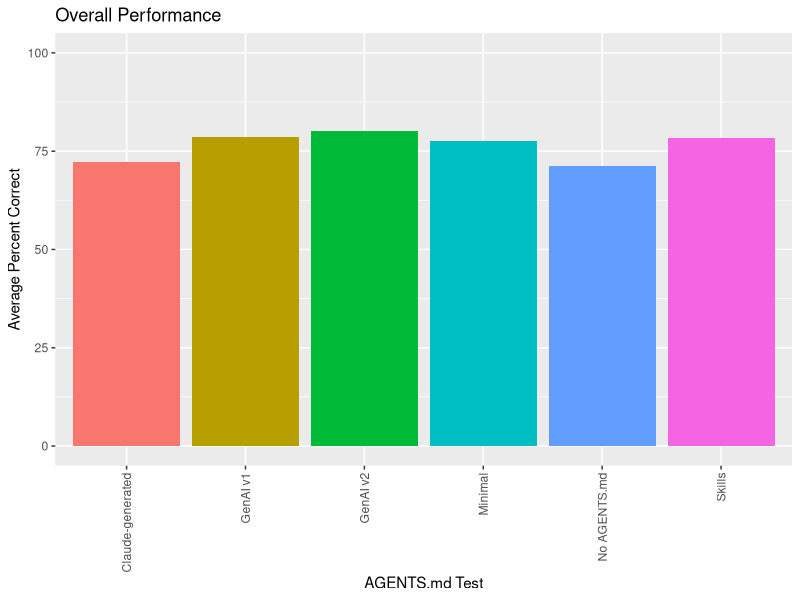
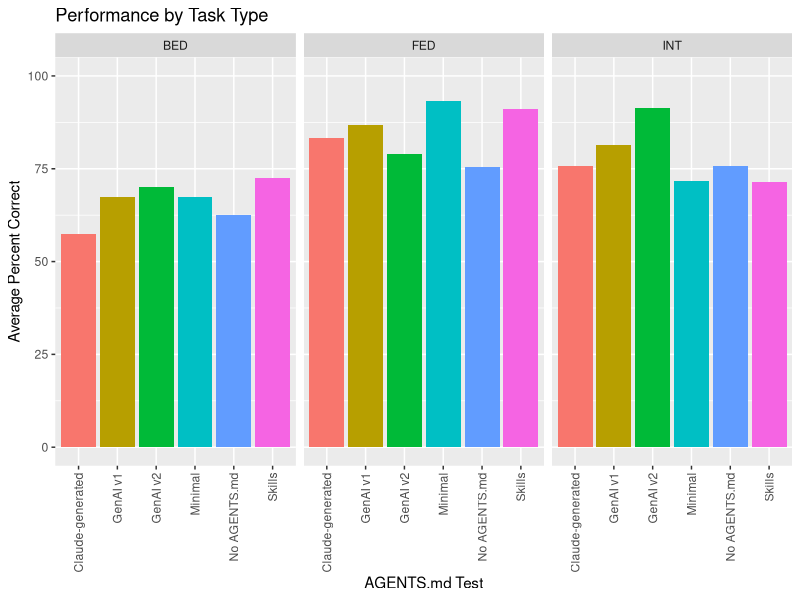
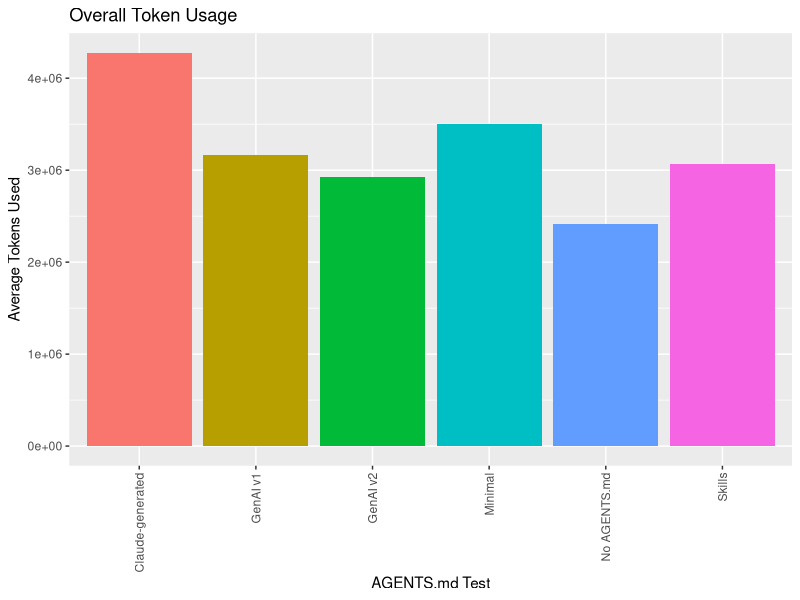
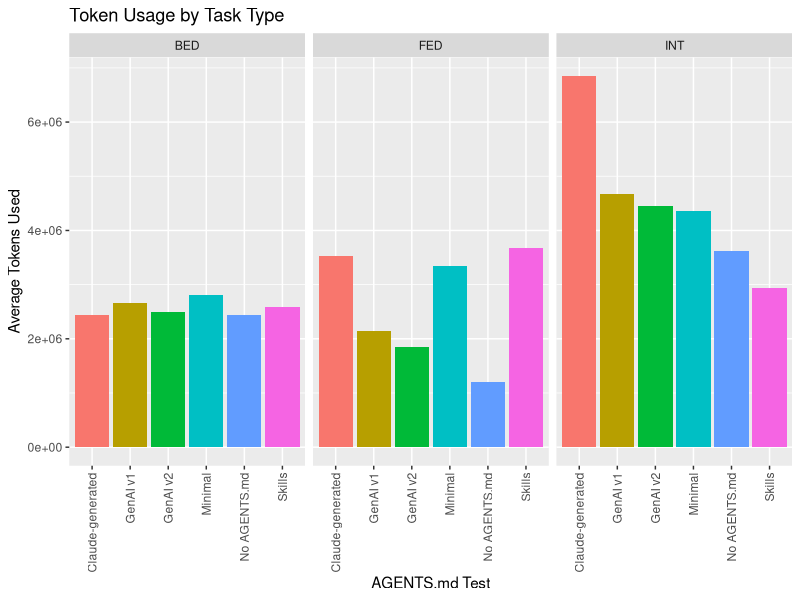
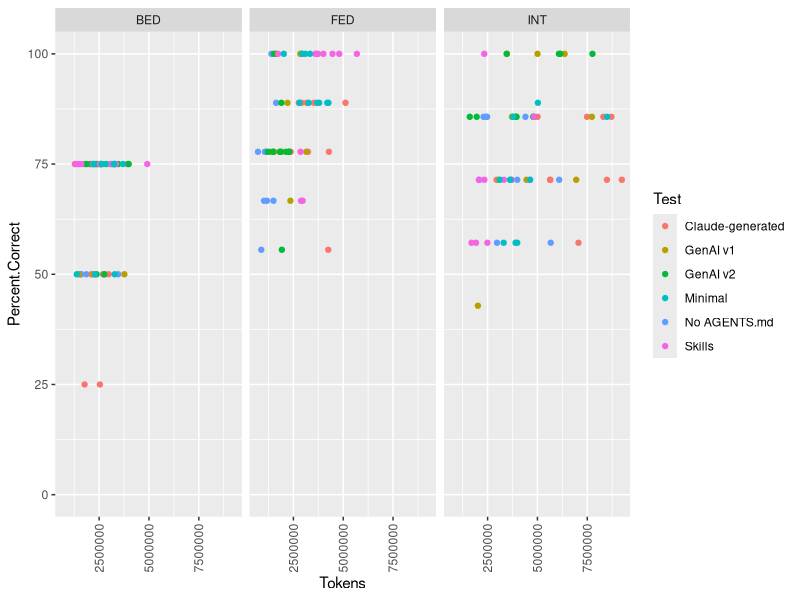
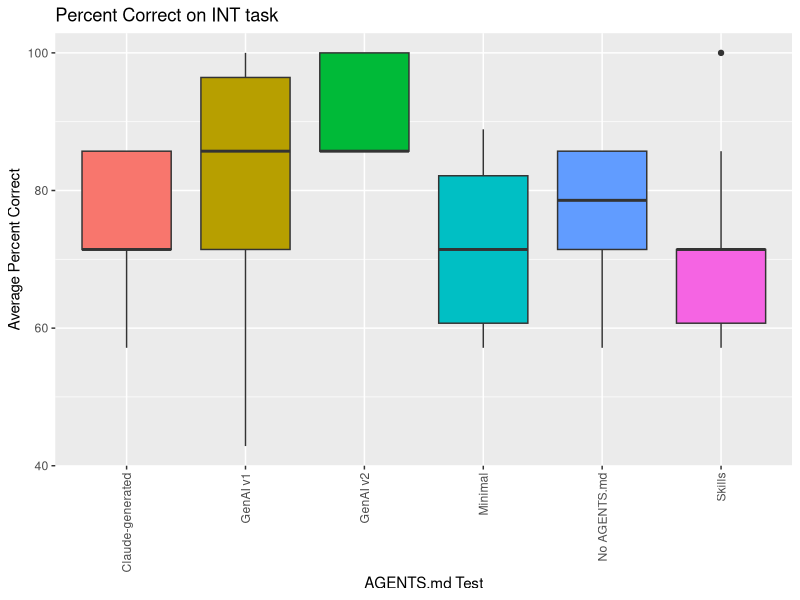

Write the R code that produced these figures, in order.
## ---- chunk 1
knitr::opts_chunk$set(echo = TRUE)
library("tidyverse")
library("emmeans")
library("caret")

results <- read.csv("data/results-2026-03-11.csv") |>
  mutate(Percent.Correct = as.numeric(sub("%", "", Percent.Correct)),
         Task = factor(Task),
         Test = factor(Test))
## ---- chunk 2
results |>
  group_by(Test) |>
  summarise(avg_score = mean(Percent.Correct), .groups = "drop_last") |>
  ggplot(aes(x=Test, y=avg_score, fill=Test, group=Test)) +
  ylab("Average Percent Correct") + 
  xlab("AGENTS.md Test") +
  labs(title="Overall Performance") +
  theme(axis.text.x = element_text(angle=90, vjust=0.5, hjust=1)) +
  guides(fill="none") +
  scale_y_continuous(limits = c(0, 100)) + 
  geom_col()
## ---- chunk 3
results |>
  group_by(Test, Task) |>
  summarise(avg_score = mean(Percent.Correct), .groups = "drop_last") |>
  ggplot(aes(x=Test, y=avg_score, fill=Test, group=Test)) +
  ylab("Average Percent Correct") + 
  xlab("AGENTS.md Test") +
  guides(fill="none") +
  theme(axis.text.x = element_text(angle=90, vjust=0.5, hjust=1)) +
  labs(title="Performance by Task Type") +
  geom_col() +
  scale_y_continuous(limits = c(0, 100)) + 
  facet_wrap(vars(Task))
## ---- chunk 4
results |>
  group_by(Test) |>
  summarise(token_usage = mean(Tokens), .groups = "drop_last") |>
  ggplot(aes(x=Test, y=token_usage, fill=Test, group=Test)) +
  ylab("Average Tokens Used") + 
  xlab("AGENTS.md Test") +
  labs(title="Overall Token Usage") +
  guides(fill="none") +
  theme(axis.text.x = element_text(angle=90, vjust=0.5, hjust=1)) +
  geom_col()
## ---- chunk 5
results |>
  group_by(Test, Task) |>
  summarise(token_usage = mean(Tokens), .groups = "drop_last") |>
  ggplot(aes(x=Test, y=token_usage, fill=Test, group=Test)) +
  ylab("Average Tokens Used") + 
  xlab("AGENTS.md Test") +
  guides(fill="none") +
  theme(axis.text.x = element_text(angle=90, vjust=0.5, hjust=1)) +
  labs(title="Token Usage by Task Type") +
  geom_col() +
  facet_wrap(vars(Task))
## ---- chunk 6
results |>
  ggplot(aes(x=Tokens, y=Percent.Correct, color=Test)) +
  geom_point() +
  scale_y_continuous(limits = c(0, 100)) + 
  theme(axis.text.x = element_text(angle=90, vjust=0.5, hjust=1)) +
  facet_wrap(vars(Task))
## ---- chunk 7
fit <- lm(Percent.Correct ~ Test, data = results, contrasts = list(Test=contr.sum))
contrast(emmeans(fit, ~Test))
## ---- chunk 8
results |>
  filter(Task == "INT") |>
  group_by(Test) |>
  ggplot(aes(x=Test, y=Percent.Correct, fill=Test, group=Test)) +
  guides(fill="none") +
  geom_boxplot() +
  ylab("Average Percent Correct") + 
  xlab("AGENTS.md Test") +
  theme(axis.text.x = element_text(angle=90, vjust=0.5, hjust=1)) +
  labs(title="Percent Correct on INT task")
## ---- chunk 9
fit <- lm(Tokens ~ Test, data = results, contrasts = list(Test=contr.sum))
contrast(emmeans(fit, ~Test))
## ---- chunk 10
grouped <- results |>
  group_by(Task, Test) |>
  summarize(token_usage = mean(Tokens), avg_score = mean(Percent.Correct), .groups = "keep")
standarize_func <- preProcess(grouped, method = c("center", "scale"))
grouped <- predict(standarize_func, grouped) |>
  # Flip the sign on token_usage, so that
  # high numbers are best for both.
  mutate(score = avg_score + (-1 * token_usage))
## ---- chunk 11
# Overall
grouped |>
  group_by(Test) |>
  summarize(score = mean(score)) |>
  arrange(desc(score))

# FED
grouped |>
  filter(Task == "FED") |>
  group_by(Test) |>
  summarize(score = mean(score)) |>
  arrange(desc(score))

# INT
grouped |>
  filter(Task == "INT") |>
  group_by(Test) |>
  summarize(score = mean(score)) |>
  arrange(desc(score))

# BED
grouped |>
  filter(Task == "BED") |>
  group_by(Test) |>
  summarize(score = mean(score)) |>
  arrange(desc(score))
